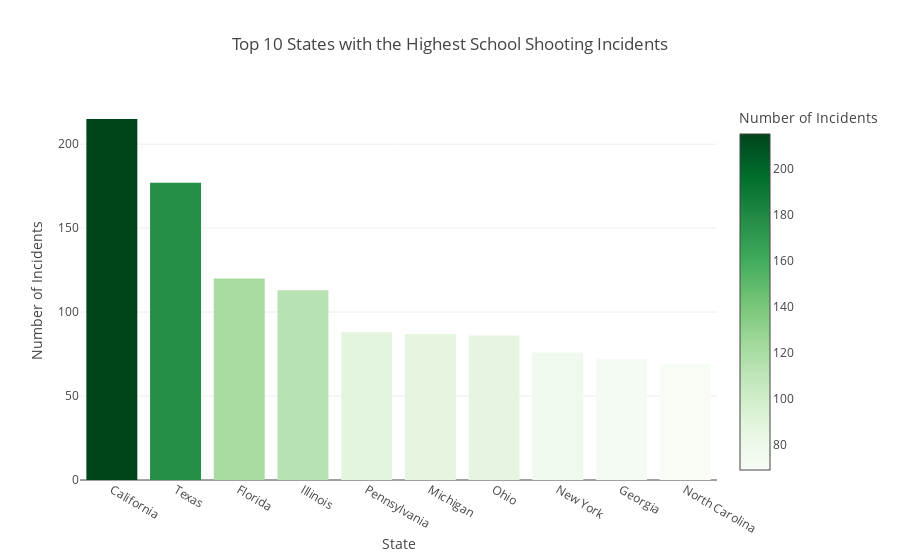

Notebook cell for this chart:
### Code cell
import plotly.express as px
import pandas as pd


data = {
    'State': ['California', 'Texas', 'Florida', 'New York', 'Pennsylvania', 'Illinois', 'Ohio', 'Georgia', 'Michigan', 'North Carolina', 
              'Tennessee', 'Maryland', 'Alabama', 'Louisiana', 'Virginia', 'Washington', 'Missouri', 'South Carolina', 'Indiana', 'Massachusetts'],
    'Incidents': [215, 177, 120, 76, 88, 113, 86, 72, 87, 69, 68, 62, 61, 57, 50, 47, 47, 45, 40, 19]
}

df_states = pd.DataFrame(data)

# Sort the data and select the top 10 states with the highest number of incidents
df_top10 = df_states.sort_values('Incidents', ascending=False).head(10)

# Create a bar chart to visualize the top 10 states with the highest number of incidents
fig = px.bar(df_top10, x='State', y='Incidents', title='Top 10 States with the Highest School Shooting Incidents',
             labels={'Incidents': 'Number of Incidents'}, color='Incidents', color_continuous_scale=px.colors.sequential.Greens)

fig.show()

### Figure 1 — Plotly figure (JSON) as saved in the notebook; plotly's stock layout.template omitted (floating-point values rounded to 4 significant figures)
{"data": [{"alignmentgroup": "True", "hovertemplate": "State=%{x}<br>Number of Incidents=%{marker.color}<extra></extra>", "legendgroup": "", "marker": {"color": [215, 177, 120, 113, 88, 87, 86, 76, 72, 69], "coloraxis": "coloraxis", "pattern": {"shape": ""}}, "name": "", "offsetgroup": "", "orientation": "v", "showlegend": false, "textposition": "auto", "type": "bar", "x": ["California", "Texas", "Florida", "Illinois", "Pennsylvania", "Michigan", "Ohio", "New York", "Georgia", "North Carolina"], "xaxis": "x", "y": [215, 177, 120, 113, 88, 87, 86, 76, 72, 69], "yaxis": "y"}], "layout": {"barmode": "relative", "coloraxis": {"colorbar": {"title": {"text": "Number of Incidents"}}, "colorscale": [[0, "rgb(247,252,245)"], [0.125, "rgb(229,245,224)"], [0.25, "rgb(199,233,192)"], [0.375, "rgb(161,217,155)"], [0.5, "rgb(116,196,118)"], [0.625, "rgb(65,171,93)"], [0.75, "rgb(35,139,69)"], [0.875, "rgb(0,109,44)"], [1, "rgb(0,68,27)"]]}, "legend": {"tracegroupgap": 0}, "title": {"text": "Top 10 States with the Highest School Shooting Incidents"}, "xaxis": {"anchor": "y", "domain": [0, 1], "title": {"text": "State"}}, "yaxis": {"anchor": "x", "domain": [0, 1], "title": {"text": "Number of Incidents"}}}}
